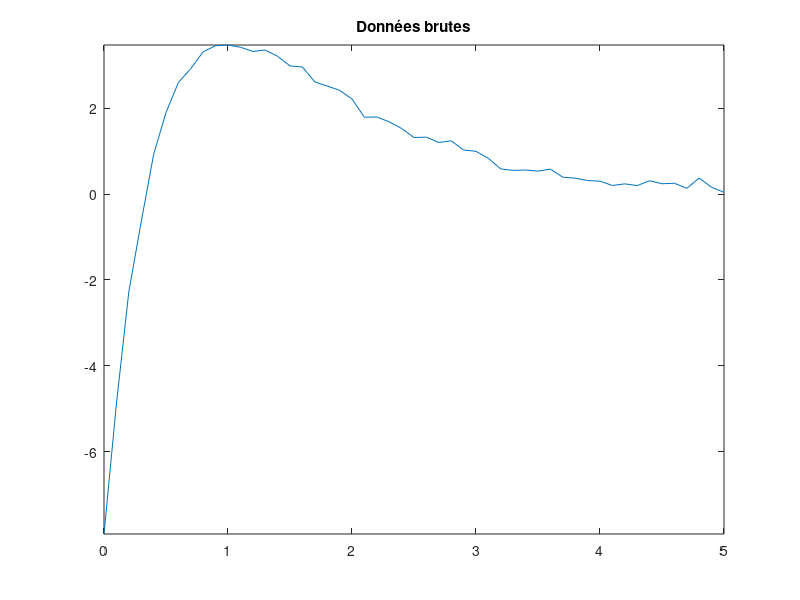
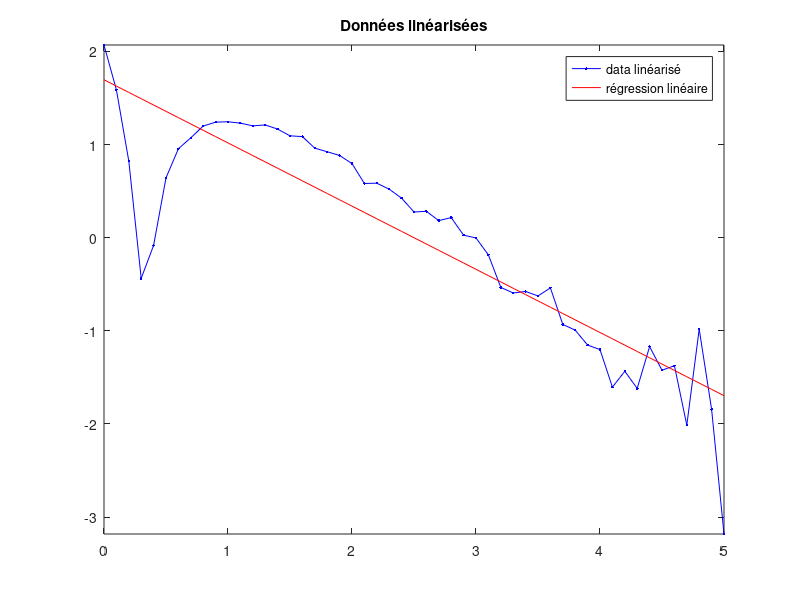
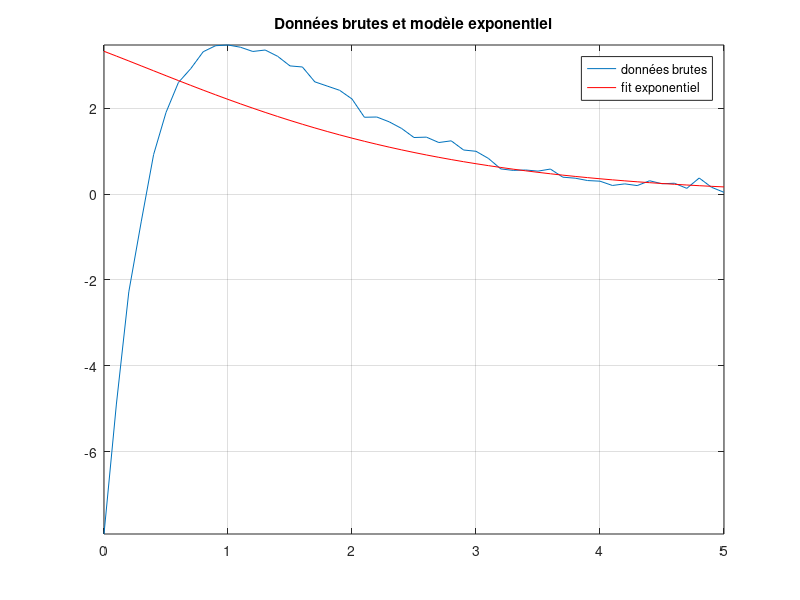

Reproduce these figures in MATLAB, in order.
%% Techmes - TE2 - Ex2

clc; clear; close all;

%% load data
data = importdata('data/tempe.txt');
time = data(:,1);
temperature = data(:,2);

%% plot raw data
figure();
plot(time, temperature);
axis tight;
title('Données brutes');

%% compute linerized data
% we find that ln(T) = ln(K) - apha*t, we just have to take the log of the
% temperature to have something linear.
lin = log(temperature);

% linear regression

p = polyfit(time, lin, 1)
line = polyval(p, time);

%% plot linerized data
figure();
plot(time, lin, 'b.-'); hold on;
plot(time, line, 'r');
hold off;
axis tight;
legend('data linéarisé', 'régression linéaire');
title('Données linéarisées');

%% reconstruct exponential fit

slope = p(1);
offset= p(2);
K = exp(offset)
alpha = -slope

expFit = K*exp(-alpha*time);

%% plot raw data and exponential fit
figure();
plot(time, temperature); hold on;
plot(time, expFit, 'r');
hold off;
axis tight;
grid on;
title('Données brutes et modèle exponentiel');
legend('données brutes', 'fit exponentiel');
